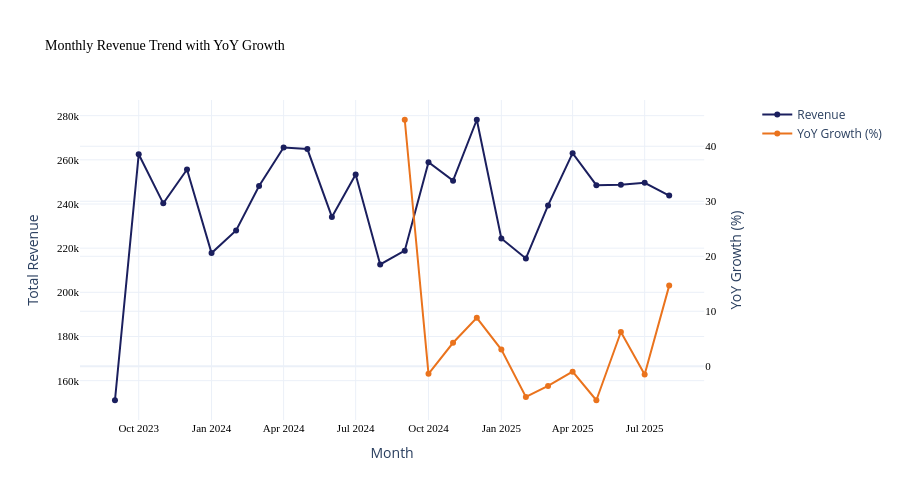
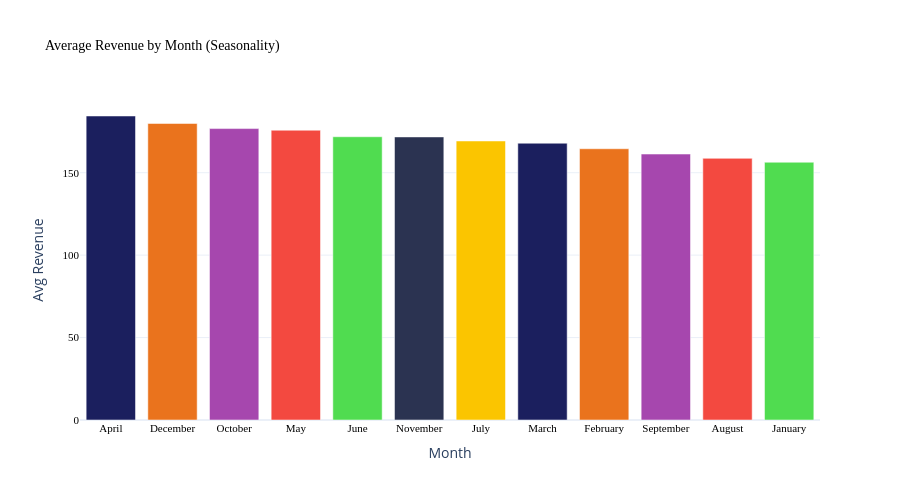

The code cell stored with these charts, in order, in its notebook:
### Markdown cell above
## 3. Temporal Sales Trend Analysis

Two questions: is there a statistically significant directional trend, and what is the peak seasonality pattern?

555 rows removed (hard cutoff at 2025-09-01 to exclude the incomplete final month). **24 complete months analysed** — avg monthly revenue **$240,560**, peak month **December 2024 ($278,154)**, YoY growth avg 5.23%, latest period **+14.67%**.

**Statistical result: no significant directional trend.**
Spearman ρ = 0.090, p = 0.6743. The +14.67% YoY and the flat trend test are not contradictory — Spearman tests for a monotonic direction across all 24 months; YoY measures two specific comparable windows. Month-to-month variance is high enough that no consistent direction is detectable at this time horizon. Trend-based resource allocation decisions are not supported by this data.

### Code cell
from n2c_time_trends import create_time_trends_analysis

# Run time trends analysis
time_results = create_time_trends_analysis(df, save_figures=True)

# Display figures
time_results['figures']['monthly_revenue'].show()
time_results['figures']['seasonality'].show()

### Figure 1 — Plotly figure (JSON) as saved in the notebook; plotly's stock layout.template omitted (floating-point values rounded to 4 significant figures)
{"data": [{"line": {"color": "#1B1F5E", "width": 2}, "marker": {"size": 6}, "mode": "lines+markers", "name": "Revenue", "type": "scatter", "x": ["2023-09", "2023-10", "2023-11", "2023-12", "2024-01", "2024-02", "2024-03", "2024-04", "2024-05", "2024-06", "2024-07", "2024-08", "2024-09", "2024-10", "2024-11", "2024-12", "2025-01", "2025-02", "2025-03", "2025-04", "2025-05", "2025-06", "2025-07", "2025-08"], "xaxis": "x", "y": [151100.0, 262500.0, 240300.0, 255600.0, 217800.0, 228000.0, 248200.0, 265600.0, 264900.0, 234200.0, 253400.0, 212600.0, 218900.0, 258900.0, 250600.0, 278200.0, 224400.0, 215300.0, 239300.0, 263000.0, 248500.0, 248800.0, 249600.0, 243800.0], "yaxis": "y"}, {"line": {"color": "#EA731D", "width": 2}, "marker": {"size": 6}, "mode": "lines+markers", "name": "YoY Growth (%)", "opacity": 1, "type": "scatter", "x": ["2023-09", "2023-10", "2023-11", "2023-12", "2024-01", "2024-02", "2024-03", "2024-04", "2024-05", "2024-06", "2024-07", "2024-08", "2024-09", "2024-10", "2024-11", "2024-12", "2025-01", "2025-02", "2025-03", "2025-04", "2025-05", "2025-06", "2025-07", "2025-08"], "xaxis": "x", "y": [NaN, NaN, NaN, NaN, NaN, NaN, NaN, NaN, NaN, NaN, NaN, NaN, 44.82, -1.36, 4.28, 8.82, 3.04, -5.56, -3.56, -0.97, -6.17, 6.24, -1.49, 14.67], "yaxis": "y2"}], "layout": {"height": 500, "hovermode": "x unified", "title": {"font": {"color": "black", "family": "Arial Black", "size": 14}, "text": "Monthly Revenue Trend with YoY Growth"}, "xaxis": {"anchor": "y", "domain": [0, 0.94], "tickfont": {"color": "black", "family": "Arial Black", "size": 11}, "title": {"text": "Month"}}, "yaxis": {"anchor": "x", "domain": [0, 1], "tickfont": {"color": "black", "family": "Arial Black", "size": 11}, "title": {"text": "Total Revenue"}}, "yaxis2": {"anchor": "x", "overlaying": "y", "side": "right", "tickfont": {"color": "black", "family": "Arial Black", "size": 11}, "title": {"text": "YoY Growth (%)"}}}}

### Figure 2 — Plotly figure (JSON) as saved in the notebook; plotly's stock layout.template omitted (floating-point values rounded to 4 significant figures)
{"data": [{"marker": {"color": ["#1B1F5E", "#EA731D", "#A647AE", "#F34940", "#50DC50", "#2B3351", "#FBC500", "#1B1F5E", "#EA731D", "#A647AE", "#F34940", "#50DC50"]}, "type": "bar", "x": ["April", "December", "October", "May", "June", "November", "July", "March", "February", "September", "August", "January"], "y": [184.4, 179.8, 176.8, 175.8, 171.8, 171.7, 169.2, 167.9, 164.5, 161.3, 158.7, 156.3]}], "layout": {"height": 500, "showlegend": false, "title": {"font": {"color": "black", "family": "Arial Black", "size": 14}, "text": "Average Revenue by Month (Seasonality)"}, "xaxis": {"tickfont": {"color": "black", "family": "Arial Black", "size": 11}, "title": {"text": "Month"}}, "yaxis": {"tickfont": {"color": "black", "family": "Arial Black", "size": 11}, "title": {"text": "Avg Revenue"}}}}
